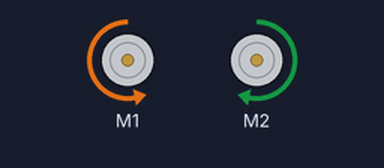
Simulated run of this sketch. Board: Arduino Uno, built with avr-gcc and run on an emulated ATmega328P. Parts: 2 × DC motor (green arrow = forward, orange = backward, longer = faster).

Above: at 0.2 s.
At 3.2 s:
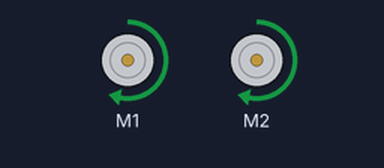
Timing chart, 0 to 4.6 s (numbered marks = the images above):
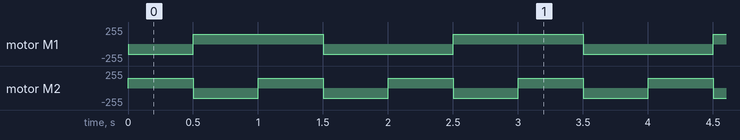

Measured:
- by itself, motor M1: repeats every 2.0 s: forward 150/255 1.0 s, backward 150/255 1.0 s
- by itself, motor M2: alternates forward 150/255 for 0.50 s and backward 150/255 for 0.50 s

The sketch:

motor_mbot.ino
```cpp
#include "MeOrion.h"
uint8_t motorSpeed = 150;/* value: between -255 and 255. */

MeDCMotor motor1(M1);
MeDCMotor motor2(M2);

void setup()
{
  Stop();
}

void loop()
{
  forward();
  delay(500);
  backward();
  delay(500);
  right();
  delay(500);
  left();
  delay(500);

}
void forward()
{
  motor1.run(-motorSpeed);
  motor2.run(motorSpeed);
}

void backward()
{
  motor1.run(motorSpeed);
  motor2.run(-motorSpeed);
}

// Let right motor keep running, but stop left motor
void right()
{
  motor1.run(motorSpeed);
  motor2.run(motorSpeed);
}

// Let left motor keep running, but stop right motor
void left()
{
  motor1.run(-motorSpeed);
  motor2.run(-motorSpeed);
}

void Stop()
{
  motor1.stop();
  motor2.stop();
}
```
